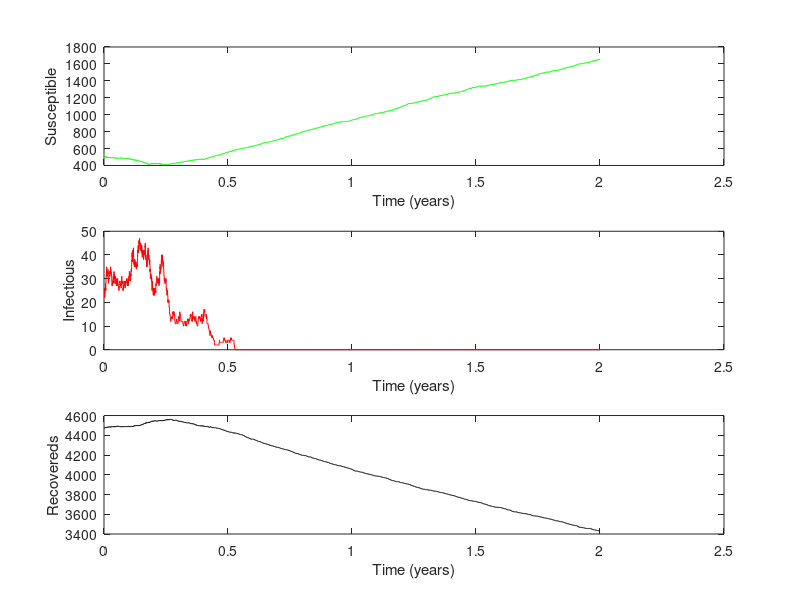

Reproduce this figure in MATLAB.
function [t,X,Y,Z] = Program_6_4(beta,gamma,mu,X0,Y0,N0,MaxTime)
%
% 
% Program_6_4( beta, gamma, mu, X0, Y0, N0, MaxTime)
%      This is the MATLAB version of program 6.4 from page 203 of 
% "Modeling Infectious Disease in humans and animals" 
% by Keeling & Rohani.
% 
% It is the SIR model (including births and deaths) with full 
% (event-driven) demographic stochasticity.
%
% This is a more complex stochastic model as 6 events are
% possible: infection, recovery, birth, death of susceptible, death of
% infected, death of recovered.
%
% Note: by default we are using a very small population size to highlight
% the stochasticity.

% Sets up default parameters if necessary.
if nargin == 0
   beta=1;
   gamma=1/10.0;
   mu=5e-4;
   N0=5000;
   
   Y0=ceil(mu*N0/gamma);
   X0=floor(gamma*N0/beta);
   
   MaxTime=2*365;
end

% Checks all the parameters are valid
if X0<=0 
    error('Initial number of susceptibles (%g) is less than or equal to zero',X0);
end

if Y0<=0 
    error('Initial number of infecteds (%g) is less than or equal to zero',Y0);
end

if N0<=0 
    error('Initial population size (%g) is less than or equal to zero',N0);
end

if beta<=0 
    error('Transmission rate beta0 (%g) is less than or equal to zero',beta0);
end

if gamma<=0 
    error('Recovery rate gamma (%g) is less than or equal to zero',gamma);
end

if mu<=0 
    error('Brith and Death rate mu (%g) is less than or equal to zero',mu);
end
  
if MaxTime<=0 
    error('Maximum run time (%g) is less than or equal to zero',MaxTime);
end

if X0+Y0>N0
    warning('Initial level of suceptibles + infecteds (%g + %g = %g) is greater than population size (%g)',X0,Y0,X0+Y0,N0);
end


Z0=N0-X0-Y0;

% The main iteration 

[t, pop]=Stoch_Iteration([0 MaxTime],[X0 Y0 Z0],[beta gamma mu N0]);

T=t/365; X=pop(:,1); Y=pop(:,2); Z=pop(:,3);

% plots the graphs with scaled colours
subplot(3,1,1)
h=plot(T,X,'-g');
xlabel 'Time (years)';
ylabel 'Susceptible'

subplot(3,1,2)
h=plot(T,Y,'-r');
xlabel 'Time (years)';
ylabel 'Infectious'

subplot(3,1,3)
h=plot(T,Z,'-k');
xlabel 'Time (years)';
ylabel 'Recovereds'




% Do the iterations using the full event driven stochastic methodology
% This is a relatively general version of the event-driven methodology know
% as Gillespie's Direct Algorithm
function [T,P]=Stoch_Iteration(Time,Initial,Parameters)

X=Initial(1); Y=Initial(2); Z=Initial(3);
T=0; P(1,:)=[X Y Z];
old=[X Y Z];

loop=1;
while (T(loop)<Time(2))  
    [step,new]=Iterate(old,Parameters);
    loop=loop+1;
    T(loop)=T(loop-1)+step;
    P(loop,:)=old;
    loop=loop+1;
    T(loop)=T(loop-1);
    P(loop,:)=new; old=new;
    
     if loop>=length(T)
        T(loop*2)=0;
        P(loop*2,:)=0;
    end
end

T=T(1:loop); P=P(1:loop,:);


% Do the actual iteration step
function [step, new_value]=Iterate(old, Parameters);

beta=Parameters(1); gamma=Parameters(2); mu=Parameters(3); N=Parameters(4);
X=old(1); Y=old(2); Z=old(3);

Rate(1) = beta*X*Y/N;  Change(1,:)=[-1 +1 0];
Rate(2) = gamma*Y;  Change(2,:)=[0 -1 +1];
Rate(3) = mu*N;  Change(3,:)=[+1 0 0];
Rate(4) = mu*X;  Change(4,:)=[-1 0 0];
Rate(5) = mu*Y;  Change(5,:)=[0 -1 0];
Rate(6) = mu*Z;  Change(6,:)=[0 0 -1];

R1=rand(1,1);
R2=rand(1,1);

step = -log(R2)/(sum(Rate));

% find which event to do
m=min(find(cumsum(Rate)>=R1*sum(Rate)));

new_value=old+Change(m,:);








